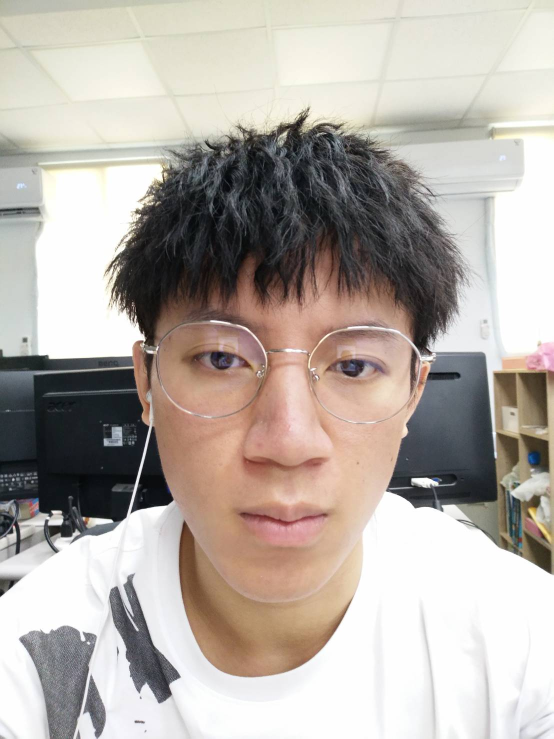
#> input picture lsb_watermark/source/input/selfie1.jpg, 1108 x 1477 px (shown at 1/2 size)
$ jupyter execute watermark.ipynb
#> lines starting #> are read from the running program, lines starting #| are printed output that depends on the picture; after the words box and inside, x2 and y2 are one past the last pixel; in counts of white or black regions, pixels touching at a corner belong together
[cell 1]
import numpy as np
import cv2
from matplotlib import pyplot as plt

# 讀取圖檔
img1 = cv2.imread('source/input/selfie1.jpg',0)
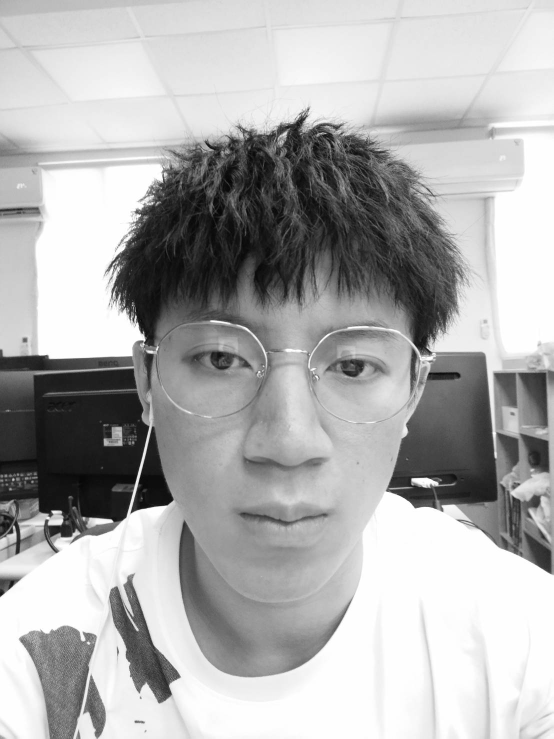
#> img1: shape (1477, 1108) (shown at 1/2 size); min 0, max 255, mean 174.9
img2 = cv2.imread('source/input/selfie2.jpg',0)
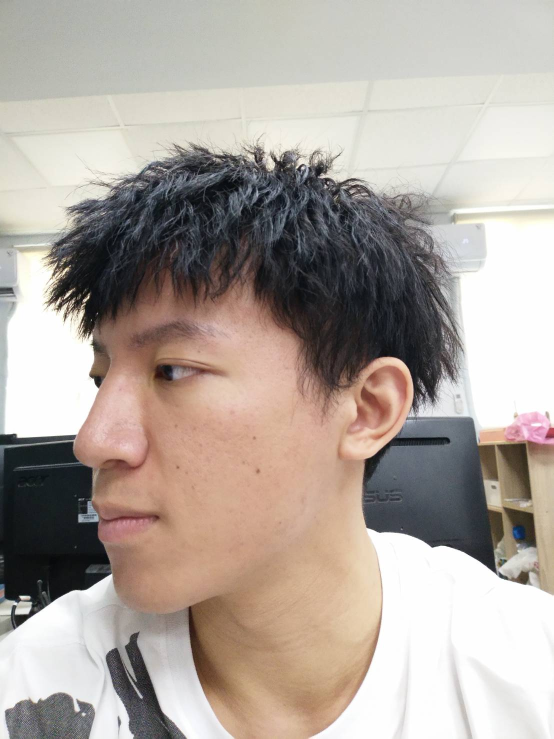
#> input picture lsb_watermark/source/input/selfie2.jpg, 1108 x 1477 px (shown at 1/2 size)
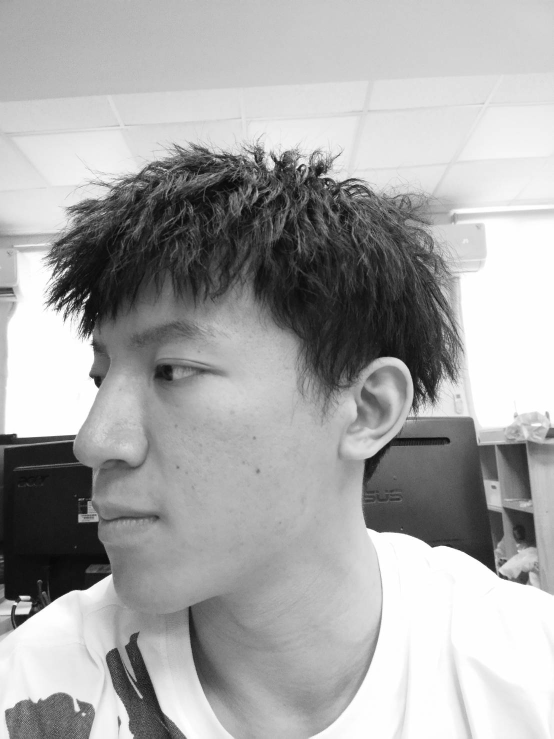
#> img2: shape (1477, 1108) (shown at 1/2 size); min 0, max 255, mean 167.6

plt.subplot(1,2,1)
plt.imshow(img1)
plt.subplot(1,2,2)
plt.imshow(img2)
plt.show()
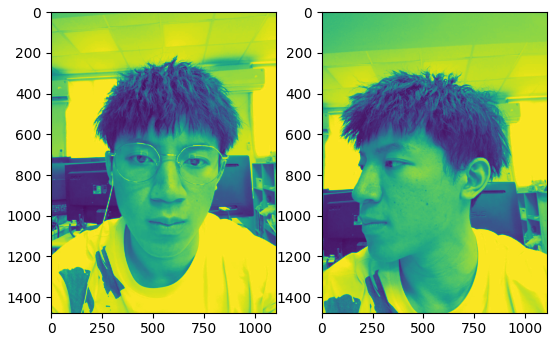
#> figure drawn by matplotlib, 2 panels

[cell 2]
# 圖片寬高
height, width = img1.shape[:2]
#> height = 1477; width = 1108

# 設定加入浮水印圖片的初始直
lsb1bit_img1_watermark = img1.copy()
lsb2bit_img1_watermark = img1.copy()
lsb3bit_img1_watermark = img1.copy()

# 浮水印
watermark = img2.copy()
# 用for迴圈，跑過所有的pixel，執行每個pixel時候，原圖分別去除least significant 1、2、3 bits，再分別加入浮水印
for x in range(width):
    for y in range(height):
        lsb1bit_img1_watermark[y,x] = (img1[y,x] & 0b11111110) | ((watermark[y,x] & 0b10000000)>>7) # least significant 1 bits + watermark
        lsb2bit_img1_watermark[y,x] = (img1[y,x] & 0b11111100) | ((watermark[y,x] & 0b11000000)>>6) # least significant 2 bits + watermark
        lsb3bit_img1_watermark[y,x] = (img1[y,x] & 0b11111000) | ((watermark[y,x] & 0b11100000)>>5) # least significant 3 bits + watermark

# 顯示
plt.subplots_adjust(left=None, bottom=None, right=2, top=None,wspace=0, hspace=0)
plt.subplot(1,3,1)
plt.subplot(1,3,1).set_title('lsb + watermark (1)')
plt.imshow(lsb1bit_img1_watermark)
plt.subplot(1,3,2)
plt.subplot(1,3,2).set_title('least significant 2 bits + watermark (2)')
plt.imshow(lsb2bit_img1_watermark)
plt.subplot(1,3,3)
plt.subplot(1,3,3).set_title('least significant 3 bits + watermark (3)')
plt.imshow(lsb3bit_img1_watermark)
plt.show()

# 存入檔案
cv2.imwrite('source/output/(1).jpg', lsb1bit_img1_watermark)
cv2.imwrite('source/output/(2).jpg', lsb2bit_img1_watermark)
cv2.imwrite('source/output/(3).jpg', lsb3bit_img1_watermark)
#> Out = True

[cell 3]
plt.subplots_adjust(left=None, bottom=None, right=2, top=None,wspace=0, hspace=0)
plt.subplot(1,3,1)
plt.subplot(1,3,1).set_title('(1) Restore the embedded watermark')
plt.imshow((lsb1bit_img1_watermark & 0b00000001)<<7) # 圖(1)最後 1 bit 圖片裡面藏的浮水印
plt.subplot(1,3,2)
plt.subplot(1,3,2).set_title('(2) Restore the embedded watermark') # 圖(2)最後 2 bits 圖片裡面藏的浮水印
plt.imshow((lsb2bit_img1_watermark & 0b00000011)<<7)
plt.subplot(1,3,3)
plt.subplot(1,3,3).set_title('(3) Restore the embedded watermark') # 圖(3)最後 3 bits 圖片裡面藏的浮水印
plt.imshow((lsb3bit_img1_watermark & 0b00000111)<<7)
plt.show()
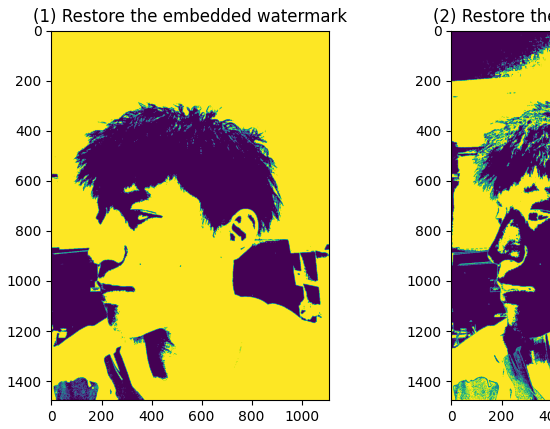
#> figure drawn by matplotlib, 3 panels

# 檔案儲存 並提取出浮水印
cv2.imwrite('source/output/(1)Restore_the_embedded_watermark.jpg', (lsb1bit_img1_watermark & 0b00000001)<<7)
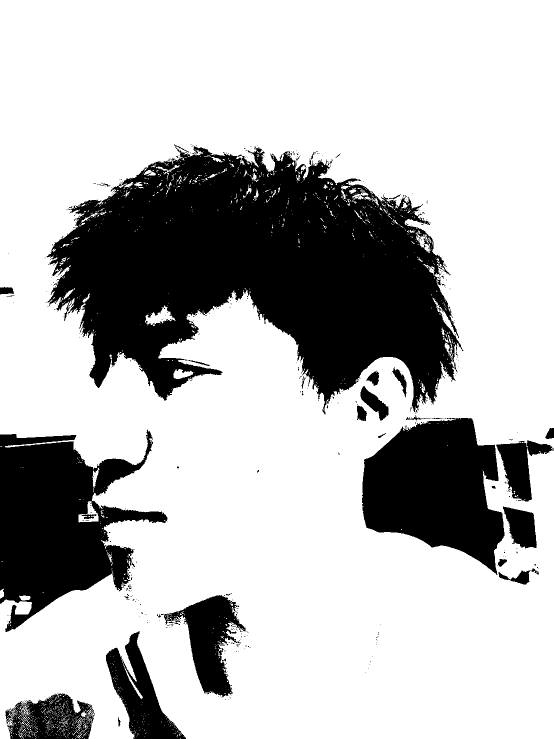
#> saved as (1)Restore_the_embedded_watermark.jpg: shape (1477, 1108) (shown at 1/2 size); values 0 (black) and 128 (white), 72.7% white; 430 black regions (400 under 20 px), largest, box (x1, y1, x2, y2) and area: (93, 288, 927, 829) 260287, (0, 859, 335, 1264) 72594, (724, 836, 1009, 1150) 58887
cv2.imwrite('source/output/(2)Restore_the_embedded_watermark.jpg', (lsb2bit_img1_watermark & 0b00000011)<<6)
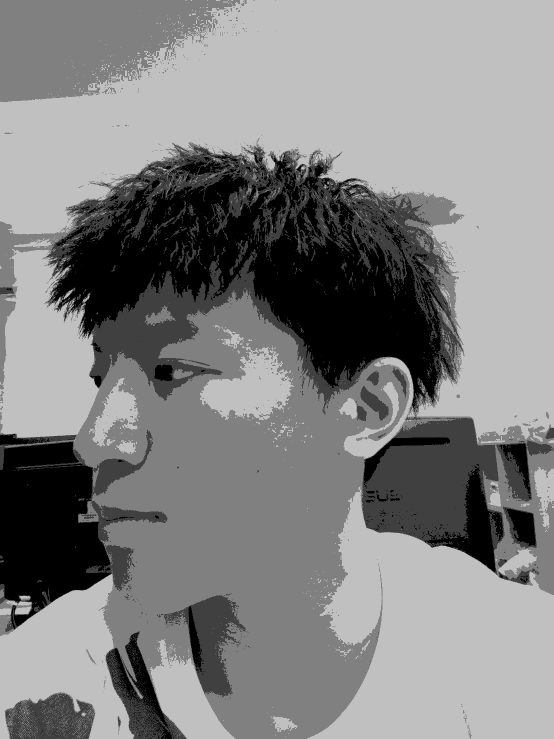
#> saved as (2)Restore_the_embedded_watermark.jpg: shape (1477, 1108) (shown at 1/2 size); min 0, max 192, mean 130.4
cv2.imwrite('source/output/(3)Restore_the_embedded_watermark.jpg', (lsb3bit_img1_watermark & 0b00000111)<<5)
#> Out = True
